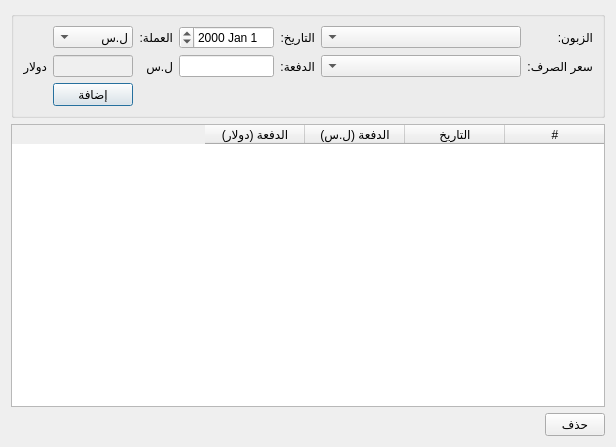
<?xml version="1.0" encoding="UTF-8"?>
<ui version="4.0">
 <class>PrePayments</class>
 <widget class="QDialog" name="PrePayments">
  <property name="geometry">
   <rect>
    <x>0</x>
    <y>0</y>
    <width>578</width>
    <height>447</height>
   </rect>
  </property>
  <property name="windowTitle">
   <string>دفعات الزبائن</string>
  </property>
  <property name="windowIcon">
   <iconset>
    <normaloff>graphics/icon.xpm</normaloff>graphics/icon.xpm</iconset>
  </property>
  <property name="layoutDirection">
   <enum>Qt::RightToLeft</enum>
  </property>
  <layout class="QGridLayout" name="gridLayout_2">
   <item row="1" column="0">
    <widget class="QTableWidget" name="payments_table">
     <column>
      <property name="text">
       <string>#</string>
      </property>
     </column>
     <column>
      <property name="text">
       <string>التاريخ</string>
      </property>
     </column>
     <column>
      <property name="text">
       <string>الدفعة (ل.س)</string>
      </property>
     </column>
     <column>
      <property name="text">
       <string>الدفعة (دولار)</string>
      </property>
     </column>
    </widget>
   </item>
   <item row="0" column="0">
    <widget class="QGroupBox" name="groupBox">
     <property name="title">
      <string/>
     </property>
     <layout class="QGridLayout" name="gridLayout">
      <item row="0" column="0">
       <widget class="QLabel" name="label">
        <property name="text">
         <string>الزبون:</string>
        </property>
       </widget>
      </item>
      <item row="0" column="4">
       <widget class="QLabel" name="label_4">
        <property name="text">
         <string>العملة:</string>
        </property>
       </widget>
      </item>
      <item row="2" column="0">
       <widget class="QLabel" name="label_7">
        <property name="text">
         <string>سعر الصرف:</string>
        </property>
       </widget>
      </item>
      <item row="2" column="5">
       <widget class="QLineEdit" name="payment_usd_input">
        <property name="enabled">
         <bool>false</bool>
        </property>
        <property name="maximumSize">
         <size>
          <width>100</width>
          <height>16777215</height>
         </size>
        </property>
       </widget>
      </item>
      <item row="2" column="2">
       <widget class="QLabel" name="label_2">
        <property name="text">
         <string>الدفعة:</string>
        </property>
       </widget>
      </item>
      <item row="0" column="3">
       <widget class="QDateEdit" name="date_input"/>
      </item>
      <item row="0" column="5">
       <widget class="QComboBox" name="currency_combobox">
        <property name="minimumSize">
         <size>
          <width>50</width>
          <height>0</height>
         </size>
        </property>
        <item>
         <property name="text">
          <string>ل.س</string>
         </property>
        </item>
        <item>
         <property name="text">
          <string>دولار</string>
         </property>
        </item>
       </widget>
      </item>
      <item row="2" column="1">
       <widget class="QComboBox" name="exchange_combobox">
        <property name="minimumSize">
         <size>
          <width>200</width>
          <height>0</height>
         </size>
        </property>
       </widget>
      </item>
      <item row="0" column="2">
       <widget class="QLabel" name="label_3">
        <property name="text">
         <string>التاريخ:</string>
        </property>
       </widget>
      </item>
      <item row="0" column="1">
       <widget class="QComboBox" name="clients_combobox">
        <property name="minimumSize">
         <size>
          <width>200</width>
          <height>0</height>
         </size>
        </property>
       </widget>
      </item>
      <item row="2" column="3">
       <widget class="QLineEdit" name="payment_sp_input">
        <property name="maximumSize">
         <size>
          <width>100</width>
          <height>16777215</height>
         </size>
        </property>
       </widget>
      </item>
      <item row="2" column="4">
       <widget class="QLabel" name="label_5">
        <property name="text">
         <string>ل.س</string>
        </property>
       </widget>
      </item>
      <item row="2" column="6">
       <widget class="QLabel" name="label_6">
        <property name="text">
         <string>دولار</string>
        </property>
       </widget>
      </item>
      <item row="3" column="5">
       <widget class="QPushButton" name="add_btn">
        <property name="text">
         <string>إضافة</string>
        </property>
       </widget>
      </item>
     </layout>
    </widget>
   </item>
   <item row="2" column="0">
    <widget class="QPushButton" name="delete_btn">
     <property name="maximumSize">
      <size>
       <width>60</width>
       <height>16777215</height>
      </size>
     </property>
     <property name="text">
      <string>حذف</string>
     </property>
    </widget>
   </item>
  </layout>
 </widget>
 <resources/>
 <connections/>
</ui>
